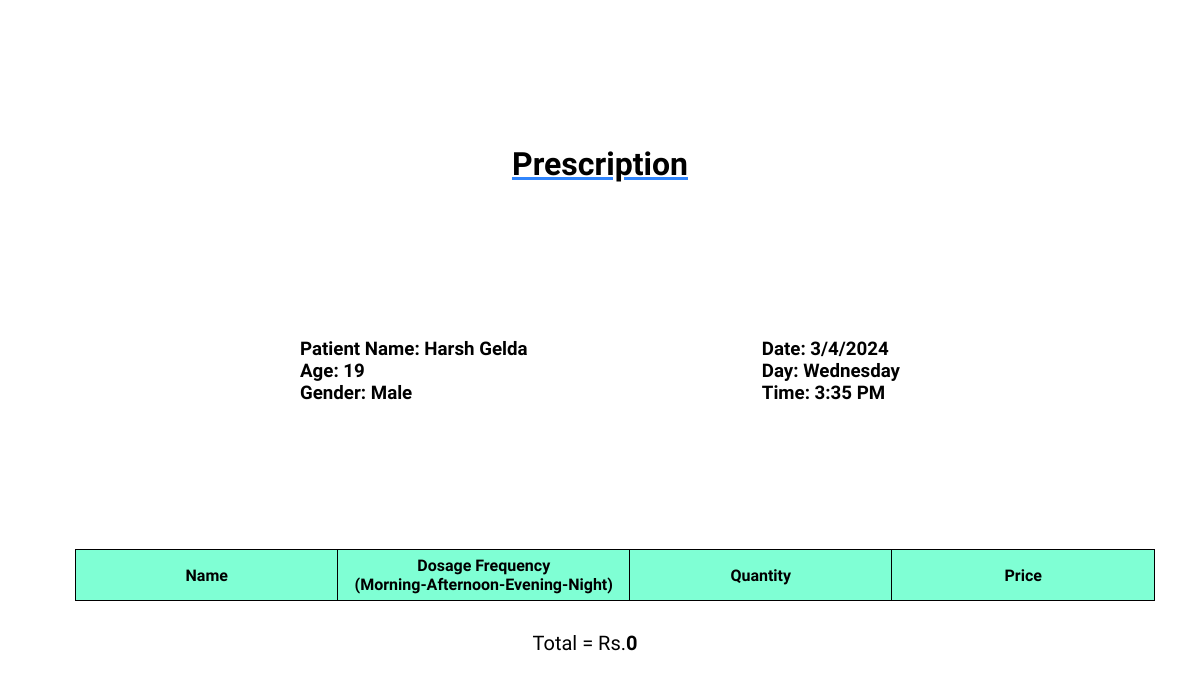
Page /prescription/20 on the committed database.
### home/models.py (models this page shows, shortened)
class Addnewpatient(models.Model):
    fullname = models.CharField(max_length=50)
    age = models.CharField(max_length=3)
    gender = models.CharField(max_length=20)
    medicines = models.CharField(max_length=200, default='Nothing')

### home/views.py (the view)
# urls.py: path('prescription/<addnewpatient_id>', views.prescription, name='prescription')
def prescription(request, addnewpatient_id):
    patient = Addnewpatient.objects.get(pk=addnewpatient_id)
    return render(request, 'prescription.html', { 'fullname': patient.fullname, 'age': patient.age, 'gender': patient.gender })

### templates/prescription.html (shortened to what this page needs)
<!DOCTYPE html>
<html lang="en">
<head>
    <link rel="stylesheet" href="../static/prescription.css">
</head>
<body>
    <div class="heading">
        <h1>Prescription</h1>
    </div>
    <div class="info">
        <div class="left">
            <h3>Patient Name: {{ fullname }}</h3>
            <h3>Age: {{ age }}</h3>
            <h3>Gender: {{ gender }}</h3>
        </div>
        <div class="right">
            <h3 class="date">Date:</h3>
            <h3 class="day">Day:</h3>
            <h3 class="time">Time:</h3>
        </div>
    </div>
    <div class="carttable">
        <table>
            <tr>
                <th>Name</th>
                <th id="df">Dosage Frequency<br>(Morning-Afternoon-Evening-Night)</th>
                <th>Quantity</th>
                <th>Price</th>
            </tr>
        </table>
        <div class="totalgenerate">
            <p><span>Total = Rs.<b>0</b></span></p>
        </div>
    </div>
</body>
</html>

### static/prescription.css (style rules this page uses)
* { margin: 0; padding: 0; font-family: 'Onest'; }
body { display: flex; flex-direction: column; align-items: center; justify-content: space-evenly; height: 100vh; }
.heading { display: flex; justify-content: center; text-decoration: underline; text-decoration-color: #3185FC; margin-bottom: 10px; }
.info { display: flex; justify-content: space-between; width: 50vw; }
table { width: 90vw; border-collapse: collapse; margin-left: 30px; }
table, th, td { border: 1px solid black; }
th { background-color: #7FFFD4; width: 180px; height: 50px; }
#df { width: 200px; }
tr { height: 40px; }
.totalgenerate { width: 90vw; display: flex; justify-content: center; margin-top: 30px; }
p { font-size: 20px; }

### rows in the picture
Addnewpatient: fullname "Harsh Gelda", age "19", gender "Male"
